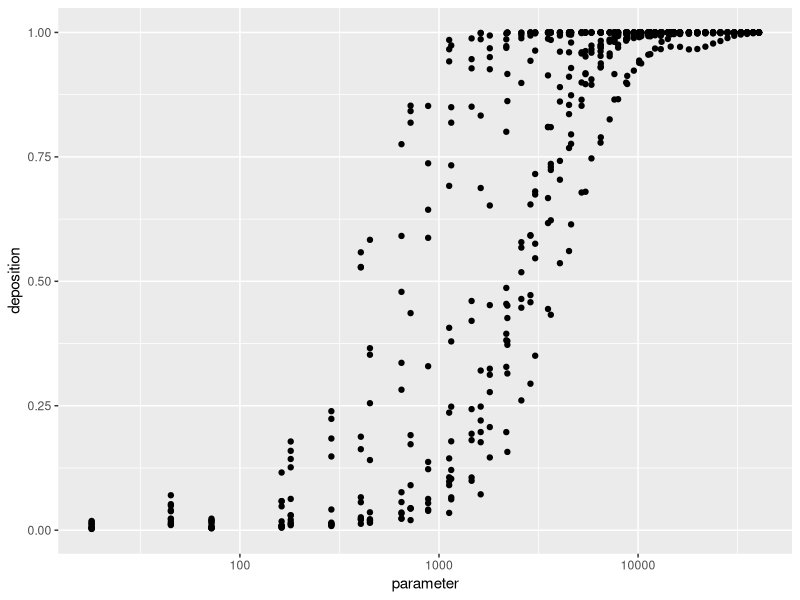

Recreate this plot in R.
library(dplyr)
library(ggplot2)
library(ggpubr)

dep = read.csv("deposition.csv")

ggplot(data = dep, aes(x = parameter, y = deposition)) + 
  geom_point() + 
  scale_x_log10()
